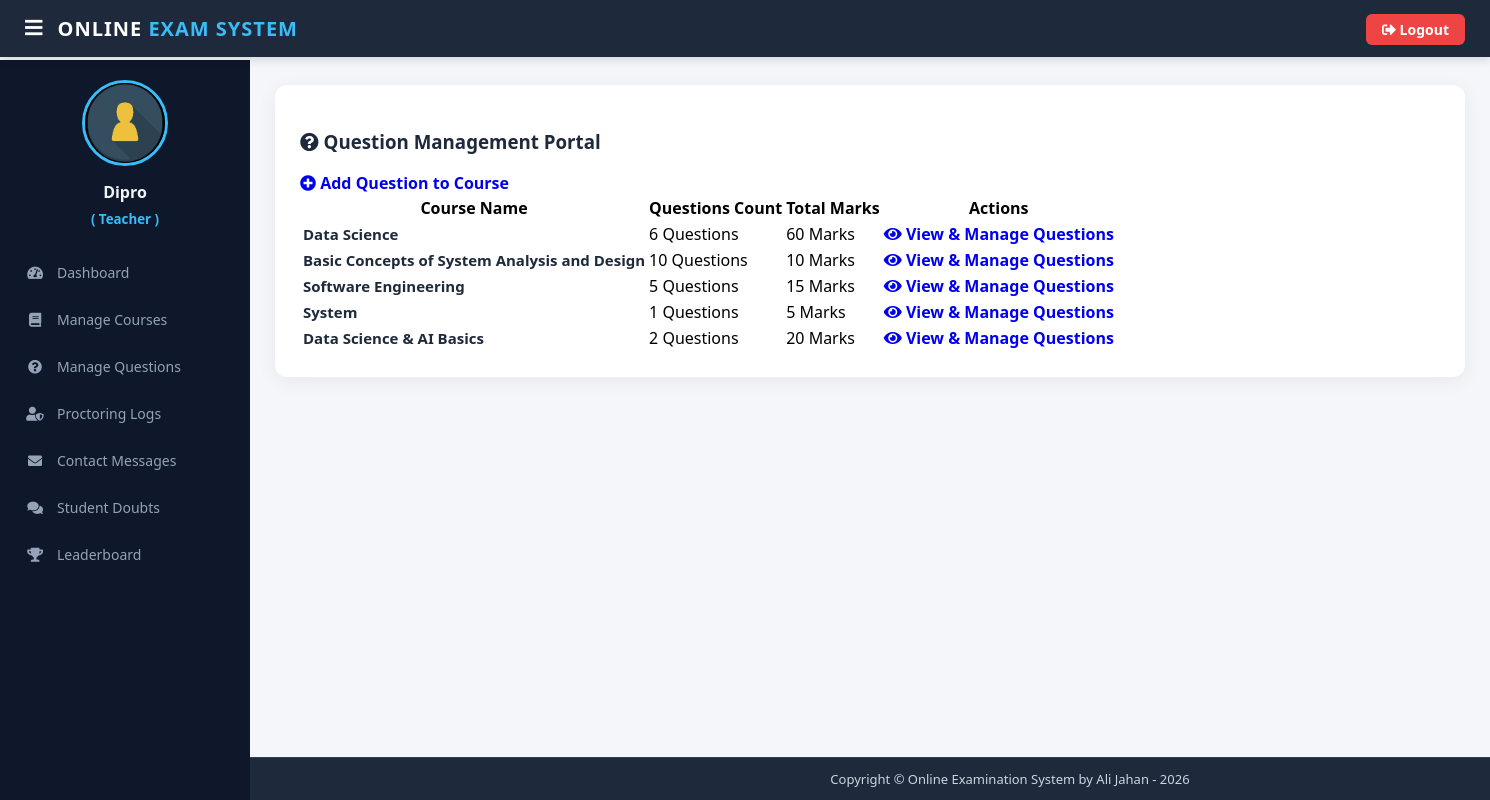
Page /teacher/teacher-view-question (signed in) on the earlier database version.
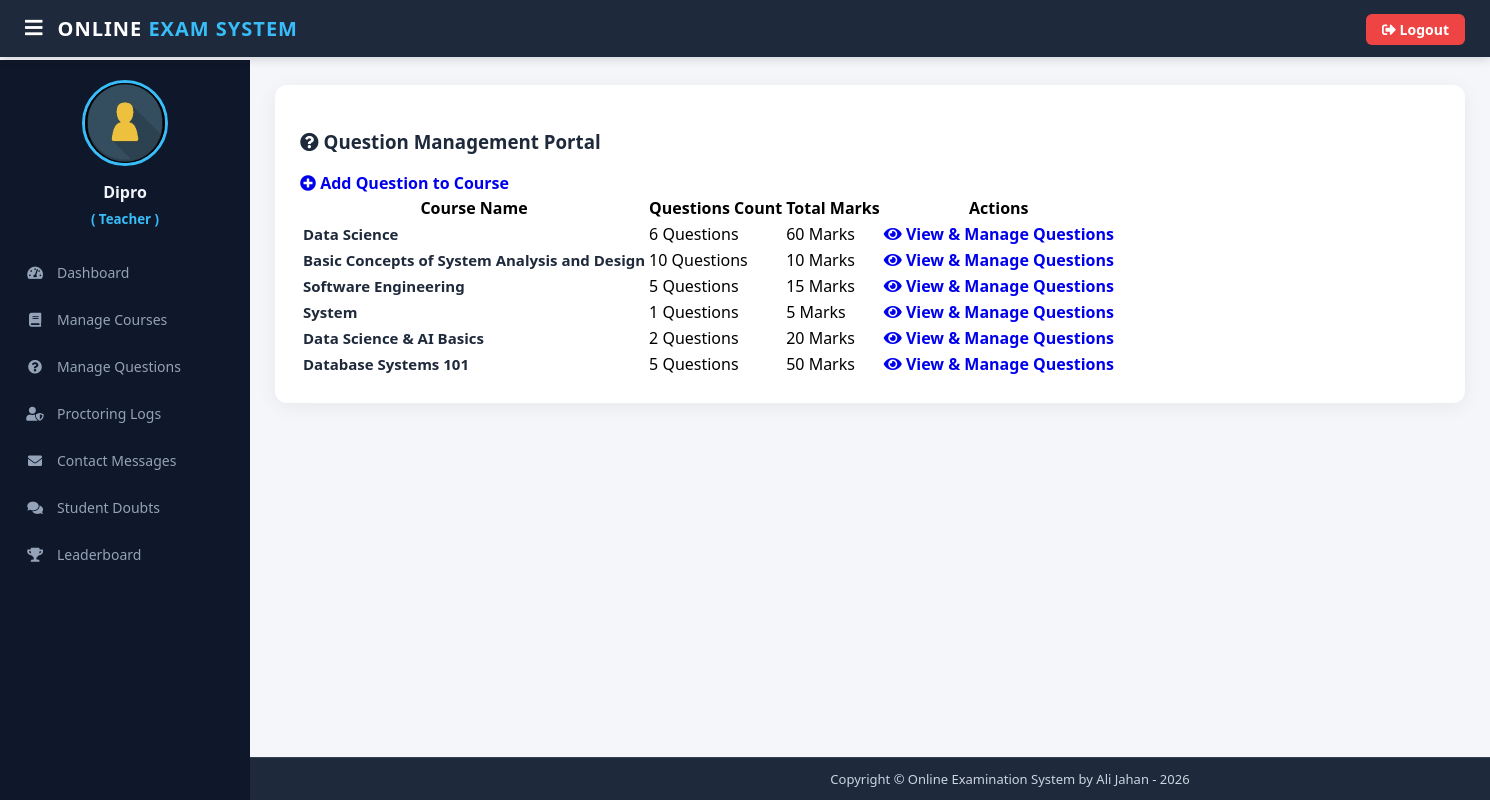
Same page on the later database version.
### exam/models.py (models this page shows, shortened)
class Course(models.Model):
    course_name = models.CharField(max_length=50)
    question_number = models.PositiveIntegerField()
    total_marks = models.PositiveIntegerField()
    start_time = models.DateTimeField(null=True, blank=True)
    end_time = models.DateTimeField(null=True, blank=True)
    result_publish_time = models.DateTimeField(null=True, blank=True)

### teacher/views.py (the view)
# urls.py: path('teacher-view-question', views.teacher_view_question_view,name='teacher-view-question'),
@login_required(login_url='teacherlogin')
@user_passes_test(is_teacher)
def teacher_view_question_view(request):
    courses= QMODEL.Course.objects.all()
    return render(request,'teacher/teacher_view_question.html',{'courses':courses})

### teacher/views.py (called while the page is built)
def is_teacher(user):
    return user.groups.filter(name='TEACHER').exists()

### templates/teacher/teacher_view_question.html (shortened to what this page needs)
{% extends 'teacher/teacherbase.html' %}
{% block content %}
{% load static %}
<head>
</head>
<div class="container-fluid px-3">
  <div class="card-box">
    <div class="d-flex justify-content-between align-items-center mb-4 flex-wrap" style="gap: 15px;">
      <h3 class="m-0" style="font-weight: 700; color: #1e293b;"><i class="fas fa-question-circle text-primary"></i> Question Management Portal</h3>
      <a class="btn btn-success" style="font-weight: bold; border-radius: 6px;" href="{% url 'teacher-add-question' %}">
        <i class="fas fa-plus-circle"></i> Add Question to Course
      </a>
    </div>
    <div class="table-responsive">
      <table class="table table-hover align-middle">
        <thead class="thead-dark">
          <tr>
            <th>Course Name</th>
            <th>Questions Count</th>
            <th>Total Marks</th>
            <th>Actions</th>
          </tr>
        </thead>
        <tbody>
          {% for c in courses %}
          <tr>
            <td><strong style="font-size: 15px; color: #1e293b;">{{ c.course_name }}</strong></td>
            <td><span class="badge badge-info p-2">{{ c.question_number }} Questions</span></td>
            <td><span class="badge badge-success p-2">{{ c.total_marks }} Marks</span></td>
            <td>
              <a class="btn btn-primary btn-sm" style="border-radius: 6px; font-weight: bold;" href="{% url 'see-question' c.id %}">
                <i class="fas fa-eye"></i> View & Manage Questions
              </a>
            </td>
          </tr>
          {% empty %}
          <tr>
            <td colspan="4" class="text-center text-muted py-4">No courses created yet.</td>
          </tr>
          {% endfor %}
        </tbody>
      </table>
    </div>
  </div>
</div>
{% endblock content %}

Differences in the rows shown:
added Course: course_name "Database Systems 101", question_number "5", total_marks "50"
